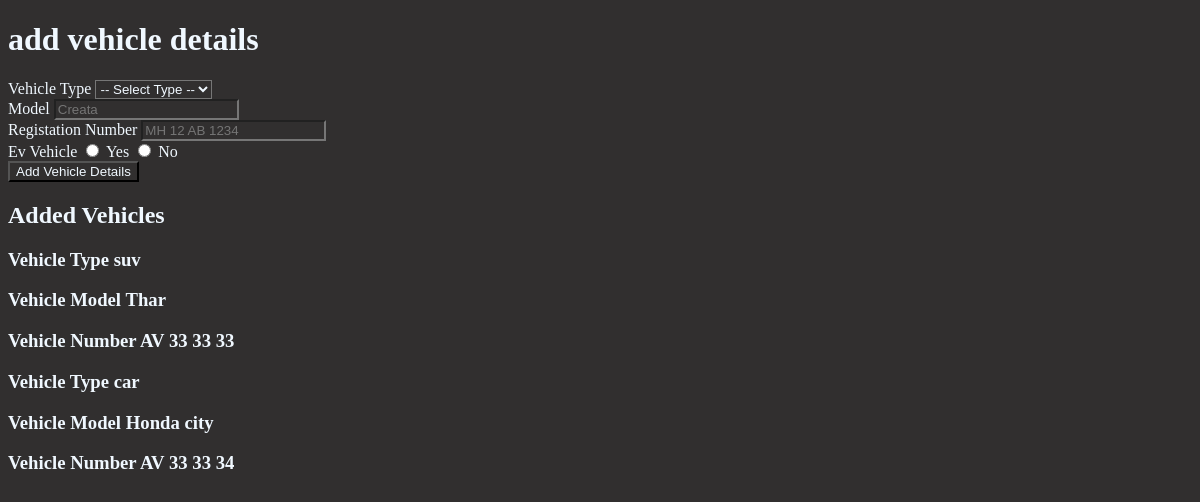
Page /vehicle (signed in) on the committed database.
### models/vehicle.py (models this page shows, shortened)
class Vehicle(db.Model):
    __tablename__ = 'vehicles'
    id = db.Column(db.Integer, primary_key=True)
    user_id = db.Column(db.Integer, db.ForeignKey('users.id'), nullable=False)
    type = db.Column(db.String(50), nullable=False)
    model = db.Column(db.String(50),nullable=False)
    registration_number = db.Column(db.String(20),nullable=False,unique=True)
    is_ev= db.Column(db.Boolean,default=False)

### routes/user.py (the view)
@user_bp.route('/vehicle',methods=['POST','GET'])
@login_required
@user_required
def vehicle():
    user=User.query.get(session.get('user_id'))
    if request.method =='POST':
        type=request.form.get('type')
        model=request.form.get('model')
        registration_number=request.form.get('registration_number')
        is_ev=request.form.get('is_ev') =='1'
        if not type or not model or not registration_number or is_ev is None:
            flash('All fields are required.')
            return redirect(url_for('user.vehicle'))
        reg_num=Vehicle.query.filter_by(registration_number=registration_number).first()
        if reg_num:
            flash('Vehicle with this registration number already exists.')
            return redirect(url_for('user.vehicle'))
        new_vehicle=Vehicle(user_id=user.id,type=type,model=model,registration_number=registration_number,is_ev=is_ev)
        db.session.add(new_vehicle)
        db.session.commit()
        flash('Vehicle added successfully.')
        return redirect(url_for('user.vehicle'))
    else:
        vehicles=Vehicle.query.filter_by(user_id=user.id)
        return render_template('vehicle.html',vehicles=vehicles)

### Templates/vehicle.html (shortened to what this page needs)
{%extends "base.html" %}
{%block style%}
<link rel="stylesheet" href="{{url_for('static',filename='css/vehicle.css')}}">
{%endblock%}
{%block content %}
<h1>add vehicle details </h1>
<div class="main">
    <form action="{{url_for('user.vehicle')}}" method="POST">
        <label for="type">Vehicle Type</label>
        <select name="type" id="type" required>
            <option value="">-- Select Type --</option>
        </select>
        <div>
            <label for="model">Model</label>
            <input type="text" id="model" name="model" placeholder="Creata" required>
        </div>
        <div>
            <label for="registration_number">Registation Number</label>
            <input type="text" id="registration_number" name="registration_number" placeholder="MH 12 AB 1234" required>
        </div>
        <div>
            <label for="is_ev">Ev Vehicle</label>
            <input type="radio" id="yes_ev" name="is_ev" value="1" required>
            <label for="yes_ev">Yes</label>
            <input type="radio" id="no_ev" name="is_ev" value="0">
            <label for="no_ev">No</label>
        </div>
        <button>Add Vehicle Details</button>
    </form>
    <h2>Added Vehicles</h2>
    {%for vehicle in vehicles %}
    <div class="cards">
        <h3> Vehicle Type {{ vehicle.type}}</h3>
        <h3> Vehicle Model {{ vehicle.model}}</h3>
        <h3> Vehicle Number {{ vehicle.registration_number}}</h3>
    </div>
    {%endfor%}
</div>
{%endblock%}

### Static/css/vehicle.css (style rules this page uses)
* { background-color: rgb(49, 47, 47); color: aliceblue; }

### rows in the picture
Vehicle: type "suv", model "Thar", registration_number "AV 33 33 33"
Vehicle: type "car", model "Honda city", registration_number "AV 33 33 34"
